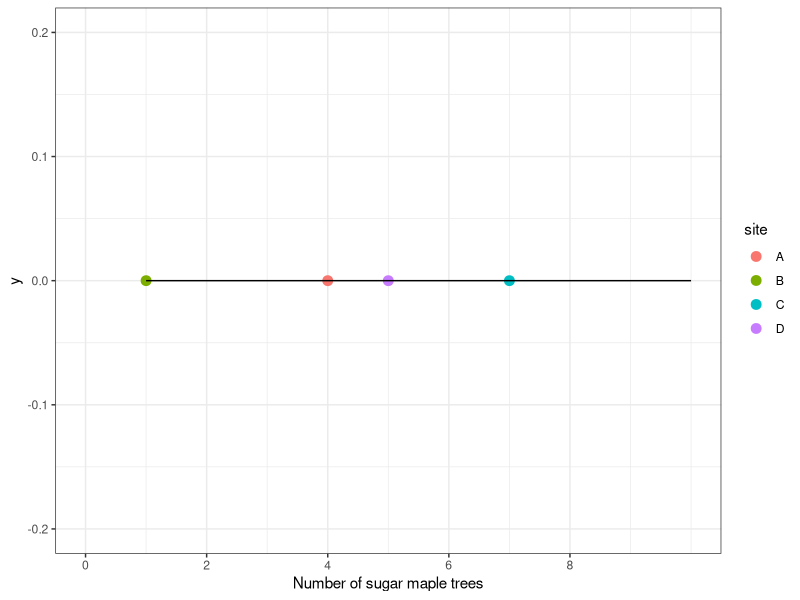
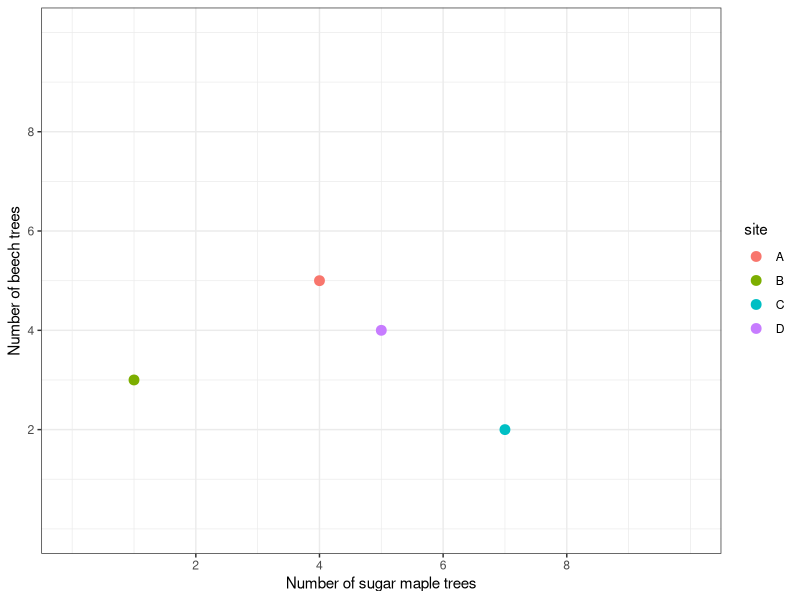

Write the R code that produced these figures, in order. (Note: this script raises an error after producing the figures.)
## ---- chunk 1
rm(list = ls())
library(tidyverse)
library(vegan)
#library(gg3D)
#gg3D is installed from a git hub website. You need to do two steps
#First, run install.packages("devtools") in the console.
#Once devtools in installed, type
#devtools::install_github("AckerDWM/gg3D")
## ---- chunk 2
site <- c("A", "B", "C", "D")
sugar_maples <- c(4, 1, 7, 5)

trees <- as.data.frame(cbind(site, sugar_maples))#put together into data frame
trees$sugar_maples <- as.numeric(trees$sugar_maples)
## ---- chunk 3
library(tidyverse)

ggplot(trees, aes(sugar_maples, 0, color = site))+
  geom_point(size =3)+
  annotate("segment", x = 1, xend = 10, y = 0, yend = 0)+
  #annotate("segment", x = 1, xend = 1, y= 0.1, yend = 0.1)+
  annotate("segment", x = 10, xend = 10, y = 0.1, yend = 0.1)+
  scale_x_continuous(limits = c(0, 10), breaks = c(0,2,4,6,8))+
  scale_y_continuous(limits = c(-0.2, 0.2))+
  labs(x = "Number of sugar maple trees")+
  theme_bw()
  
## ---- chunk 4
trees$beech_trees <- c(5,3, 2, 4)
## ---- chunk 5
ggplot(trees, aes(sugar_maples, beech_trees, color = site))+
  geom_point(size =3)+
  #annotate("segment", x = 1, xend = 10, y = 0, yend = 0)+
  #annotate("segment", x = 1, xend = 1, y= 0.1, yend = 0.1)+
  #annotate("segment", x = 10, xend = 10, y = 0.1, yend = 0.1)+
  scale_x_continuous(limits = c(0, 10), breaks = c(2,4,6,8))+
  scale_y_continuous(limits = c(0, 10), breaks = c(2,4,6,8))+
  labs(x = "Number of sugar maple trees", y = "Number of beech trees")+
  theme_bw()


## ---- chunk 6
trees$yellow_birch <- c(2, 5, 1, 2)
## ---- chunk 7
ggplot(trees, aes(x = sugar_maples, y = beech_trees, z = yellow_birch, color = site))+
  theme_void()+
  axes_3D()+
  stat_3D(size = 2)
